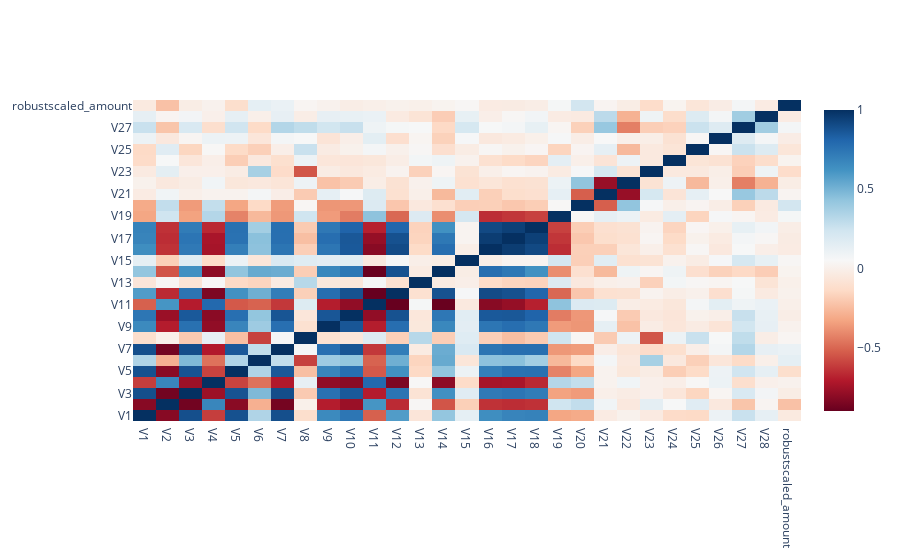

Source (notebook cell):
### Code cell
#- plot correlation plots on the oversampled training data
corr_heatmap(X_train_oversample)

### Figure 1 — Plotly figure (JSON) as saved in the notebook; plotly's stock layout.template omitted (floating-point values rounded to 4 significant figures; data arrays with more than 128 entries replaced by an {"elided": "..."} marker saying what was removed)
{"data": [{"colorscale": [[0, "rgb(103,0,31)"], [0.1, "rgb(178,24,43)"], [0.2, "rgb(214,96,77)"], [0.3, "rgb(244,165,130)"], [0.4, "rgb(253,219,199)"], [0.5, "rgb(247,247,247)"], [0.6, "rgb(209,229,240)"], [0.7, "rgb(146,197,222)"], [0.8, "rgb(67,147,195)"], [0.9, "rgb(33,102,172)"], [1, "rgb(5,48,97)"]], "hoverongaps": false, "type": "heatmap", "x": ["V1", "V2", "V3", "V4", "V5", "V6", "V7", "V8", "V9", "V10", "V11", "V12", "V13", "V14", "V15", "V16", "V17", "V18", "V19", "V20", "V21", "V22", "V23", "V24", "V25", "V26", "V27", "V28", "robustscaled_amount"], "y": ["V1", "V2", "V3", "V4", "V5", "V6", "V7", "V8", "V9", "V10", "V11", "V12", "V13", "V14", "V15", "V16", "V17", "V18", "V19", "V20", "V21", "V22", "V23", "V24", "V25", "V26", "V27", "V28", "robustscaled_amount"], "z": {"elided": "29x29 float values"}}], "layout": {}}
